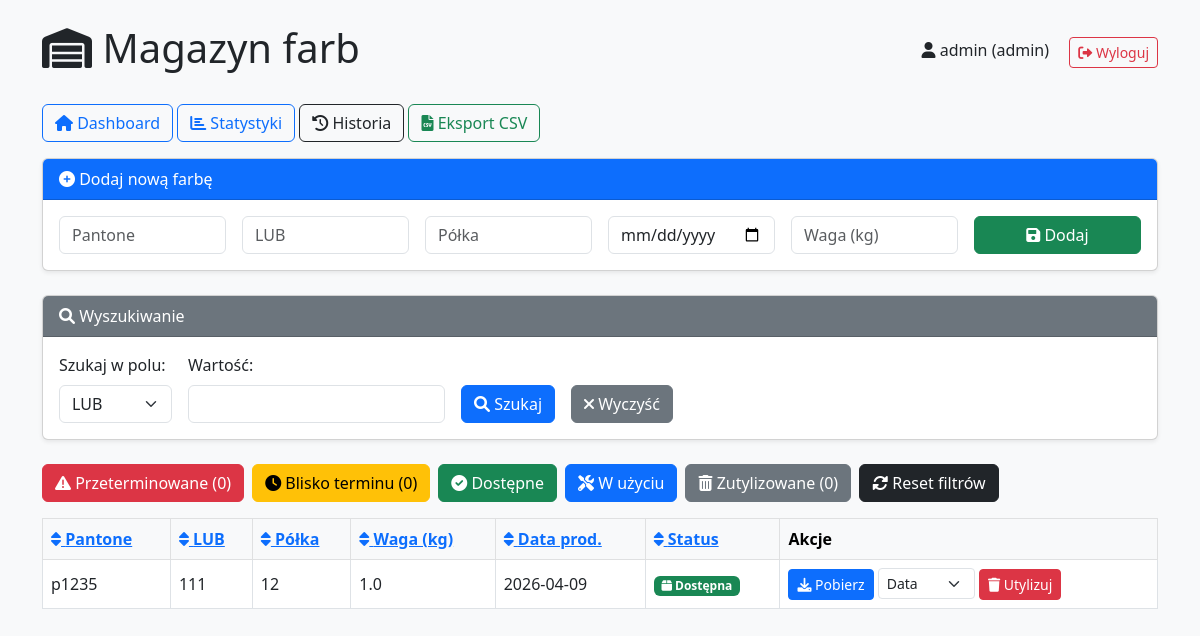
/magazyn (signed in), run on an earlier commit of the app's database.
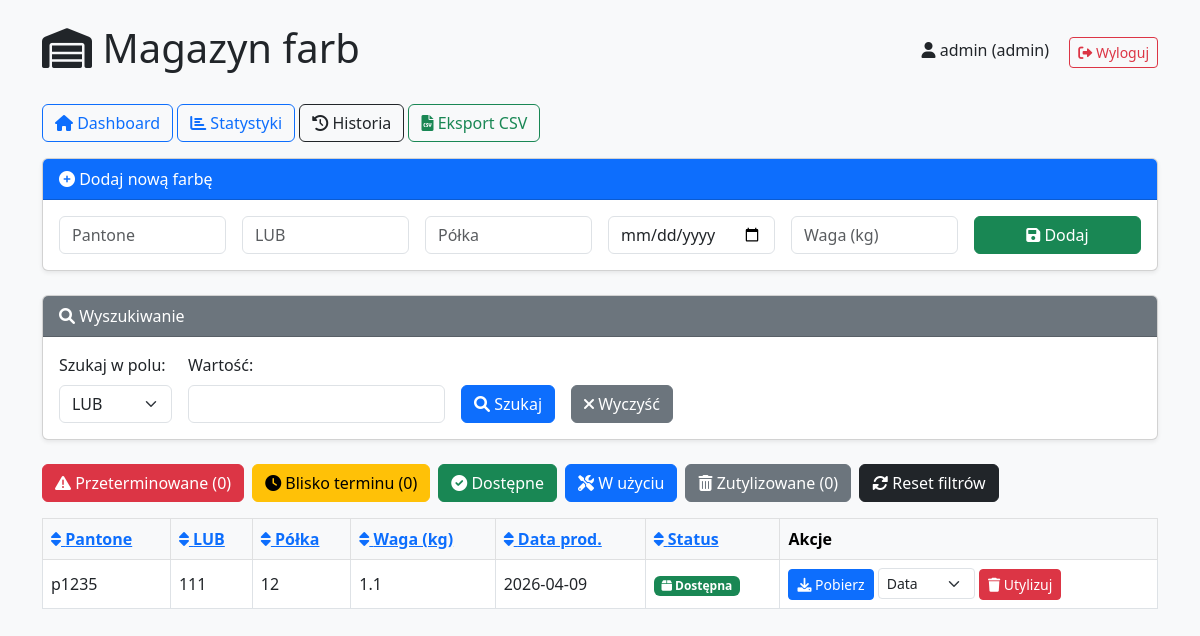
And on a later commit of the database.
### tables this page shows
CREATE TABLE farby (
            id INTEGER PRIMARY KEY AUTOINCREMENT,
            pantone TEXT NOT NULL,
            lub TEXT,
            polka TEXT,
            waga REAL NOT NULL,
            status TEXT NOT NULL DEFAULT 'dostepna',  -- dostepna, w_uzyciu, zutylizowana
            data_produkcji DATE NOT NULL
        );

### routers/magazyn.py (the view)
@router.get("/magazyn")
def magazyn(
    request: Request,
    search_field: str = Query("lub"),
    search_value: str = Query(""),
    filtr_alert: str = Query(""),
    status: str = Query(""),
    sort: str = Query("status"),
    dir: str = Query("asc"),
    error: str = Query(""),
    success: str = Query(""),
    user=Depends(require_auth),
    conn=Depends(get_db),
):
    cur = conn.cursor()
    cur.execute("SELECT * FROM farby")
    dane = cur.fetchall()
    farby, licznik_przeterminowane, licznik_uwaga, licznik_zutylizowane = filtruj_farby(
        dane, search_field, search_value, filtr_alert, status
    )
    reverse = dir == "desc"
    if sort == "status":
        order = {"dostepna": 1, "w_uzyciu": 2, "zutylizowana": 3}
        farby.sort(key=lambda x: order.get(x["status"], 9), reverse=reverse)
    else:
        farby.sort(key=lambda x: (x.get(sort) or ""), reverse=reverse)
    return render_template("magazyn.html", {
        "farby": farby,
        "licznik_przeterminowane": licznik_przeterminowane,
        "licznik_uwaga": licznik_uwaga,
        "licznik_zutylizowane": licznik_zutylizowane,
        "search_field": search_field,
        "search_value": search_value,
        "filtr_alert": filtr_alert,
        "status": status,
        "sort": sort,
        "dir": dir,
        "user": {"username": user["username"], "role": user["role"]},
        "error": error,
        "success": success,
    })

### templates/magazyn.html (shortened to what the changed rows need)
<!DOCTYPE html>
<html lang="pl">
<head>
    <link href="https://cdn.jsdelivr.net/npm/bootstrap@5.3.0/dist/css/bootstrap.min.css" rel="stylesheet">
    <link rel="stylesheet" href="https://cdnjs.cloudflare.com/ajax/libs/font-awesome/6.0.0/css/all.min.css">
</head>
<body class="bg-light">
<div class="container mt-4">
    <div class="d-flex justify-content-between align-items-center mb-4">
        <h1><i class="fas fa-warehouse"></i> Magazyn farb</h1>
    </div>
    <div class="table-responsive">
        <table class="table table-hover table-bordered align-middle">
            <thead class="table-light">
                <tr>
                    <th><a href="?sort=pantone&dir={{ 'desc' if dir=='asc' else 'asc' }}&search_field={{ search_field }}&search_value={{ search_value }}&filtr_alert={{ filtr_alert }}&status={{ status }}"><i class="fas fa-sort"></i> Pantone</a></th>
                    <th><a href="?sort=lub&dir={{ 'desc' if dir=='asc' else 'asc' }}&search_field={{ search_field }}&search_value={{ search_value }}&filtr_alert={{ filtr_alert }}&status={{ status }}"><i class="fas fa-sort"></i> LUB</a></th>
                    <th><a href="?sort=polka&dir={{ 'desc' if dir=='asc' else 'asc' }}&search_field={{ search_field }}&search_value={{ search_value }}&filtr_alert={{ filtr_alert }}&status={{ status }}"><i class="fas fa-sort"></i> Półka</a></th>
                    <th><a href="?sort=waga&dir={{ 'desc' if dir=='asc' else 'asc' }}&search_field={{ search_field }}&search_value={{ search_value }}&filtr_alert={{ filtr_alert }}&status={{ status }}"><i class="fas fa-sort"></i> Waga (kg)</a></th>
                    <th><a href="?sort=data_produkcji&dir={{ 'desc' if dir=='asc' else 'asc' }}&search_field={{ search_field }}&search_value={{ search_value }}&filtr_alert={{ filtr_alert }}&status={{ status }}"><i class="fas fa-sort"></i> Data prod.</a></th>
                    <th><a href="?sort=status&dir={{ 'desc' if dir=='asc' else 'asc' }}&search_field={{ search_field }}&search_value={{ search_value }}&filtr_alert={{ filtr_alert }}&status={{ status }}"><i class="fas fa-sort"></i> Status</a></th>
                    <th>Akcje</th>
                </tr>
            </thead>
            <tbody id="tableBody">
                {% for f in farby %}
                <tr data-id="{{ f.id }}" class="{% if f.status == 'zutylizowana' %}utylizowana-row{% elif f.alert == 'przeterminowana' %}table-danger{% elif f.alert == 'uwaga' %}table-warning{% endif %}">
                    <td>{{ f.pantone }}</td>
                    <td>{{ f.lub }}</td>
                    <td>{{ f.polka }}</td>
                    <td class="waga-cell">{{ f.waga }}</td>
                    <td class="data-cell">{{ f.data_produkcji }}</td>
                    <td>
                        {% if f.status == 'dostepna' %}
                            <span class="badge bg-success"><i class="fas fa-box"></i> Dostępna</span>
                        {% elif f.status == 'w_uzyciu' %}
                            <span class="badge bg-primary"><i class="fas fa-cog"></i> W użyciu</span>
                        {% elif f.status == 'zutylizowana' %}
                            <span class="badge bg-secondary"><i class="fas fa-skull"></i> Zutylizowana</span>
                        {% endif %}
                    </td>
                    <td class="actions-cell">
                        {% if f.status == 'dostepna' %}
                            {% if f.alert != 'przeterminowana' %}
                            <form method="post" action="/pobierz" class="d-inline">
                                <button class="btn btn-sm btn-primary"><i class="fas fa-download"></i> Pobierz</button>
                            </form>
                            {% endif %}
                            <form method="post" action="/utylizacja" class="d-inline">
                                <select name="powod" class="form-select form-select-sm d-inline w-auto" style="width:100px">
                                    <option value="data">Data</option>
                                </select>
                                <button class="btn btn-sm btn-danger"><i class="fas fa-trash"></i> Utylizuj</button>
                            </form>
                        {% endif %}
                    </td>
                </tr>
                {% else %}
                <tr><td colspan="7" class="text-center">Brak farb spełniających kryteria</td></tr>
                {% endfor %}
            </tbody>
        </table>
    </div>
</div>
</body>
</html>

What changed in the data, as far as the page shows it:
changed farby: waga "1.0" → "1.1"
